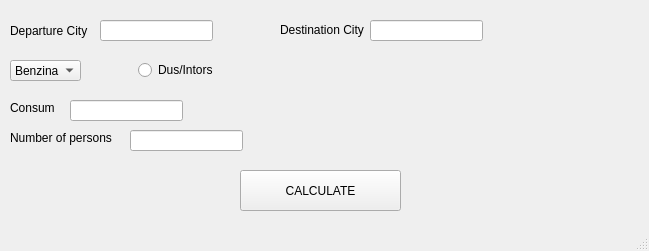
<?xml version="1.0" encoding="UTF-8"?>
<ui version="4.0">
 <class>MainWindow</class>
 <widget class="QMainWindow" name="MainWindow">
  <property name="geometry">
   <rect>
    <x>0</x>
    <y>0</y>
    <width>649</width>
    <height>251</height>
   </rect>
  </property>
  <property name="windowTitle">
   <string>MainWindow</string>
  </property>
  <widget class="QWidget" name="centralwidget">
   <widget class="QLabel" name="departure_city_label">
    <property name="geometry">
     <rect>
      <x>10</x>
      <y>10</y>
      <width>81</width>
      <height>41</height>
     </rect>
    </property>
    <property name="text">
     <string>Departure City</string>
    </property>
   </widget>
   <widget class="QLineEdit" name="departre_city_input">
    <property name="geometry">
     <rect>
      <x>100</x>
      <y>20</y>
      <width>113</width>
      <height>21</height>
     </rect>
    </property>
   </widget>
   <widget class="QLineEdit" name="destination_city_input">
    <property name="geometry">
     <rect>
      <x>370</x>
      <y>20</y>
      <width>113</width>
      <height>21</height>
     </rect>
    </property>
   </widget>
   <widget class="QLabel" name="destination_city_label">
    <property name="geometry">
     <rect>
      <x>280</x>
      <y>20</y>
      <width>91</width>
      <height>20</height>
     </rect>
    </property>
    <property name="text">
     <string>Destination City</string>
    </property>
   </widget>
   <widget class="QComboBox" name="gas_combo_box">
    <property name="geometry">
     <rect>
      <x>10</x>
      <y>60</y>
      <width>71</width>
      <height>21</height>
     </rect>
    </property>
    <item>
     <property name="text">
      <string>Benzina</string>
     </property>
    </item>
    <item>
     <property name="text">
      <string>Motorina</string>
     </property>
    </item>
   </widget>
   <widget class="QLabel" name="Consum_label">
    <property name="geometry">
     <rect>
      <x>10</x>
      <y>100</y>
      <width>49</width>
      <height>16</height>
     </rect>
    </property>
    <property name="text">
     <string>Consum</string>
    </property>
   </widget>
   <widget class="QLineEdit" name="fuel_usage">
    <property name="geometry">
     <rect>
      <x>70</x>
      <y>100</y>
      <width>113</width>
      <height>21</height>
     </rect>
    </property>
   </widget>
   <widget class="QLabel" name="number_of_persons_label">
    <property name="geometry">
     <rect>
      <x>10</x>
      <y>130</y>
      <width>111</width>
      <height>16</height>
     </rect>
    </property>
    <property name="text">
     <string>Number of persons</string>
    </property>
   </widget>
   <widget class="QLineEdit" name="number_of_persons_line_edit">
    <property name="geometry">
     <rect>
      <x>130</x>
      <y>130</y>
      <width>113</width>
      <height>21</height>
     </rect>
    </property>
   </widget>
   <widget class="QPushButton" name="calculate_button">
    <property name="geometry">
     <rect>
      <x>240</x>
      <y>170</y>
      <width>161</width>
      <height>41</height>
     </rect>
    </property>
    <property name="text">
     <string>CALCULATE</string>
    </property>
   </widget>
   <widget class="QRadioButton" name="add_return_radio_button">
    <property name="geometry">
     <rect>
      <x>138</x>
      <y>60</y>
      <width>91</width>
      <height>20</height>
     </rect>
    </property>
    <property name="text">
     <string>Dus/Intors</string>
    </property>
   </widget>
  </widget>
  <widget class="QMenuBar" name="menubar">
   <property name="geometry">
    <rect>
     <x>0</x>
     <y>0</y>
     <width>649</width>
     <height>22</height>
    </rect>
   </property>
  </widget>
  <widget class="QStatusBar" name="statusbar"/>
 </widget>
 <resources/>
 <connections/>
</ui>
